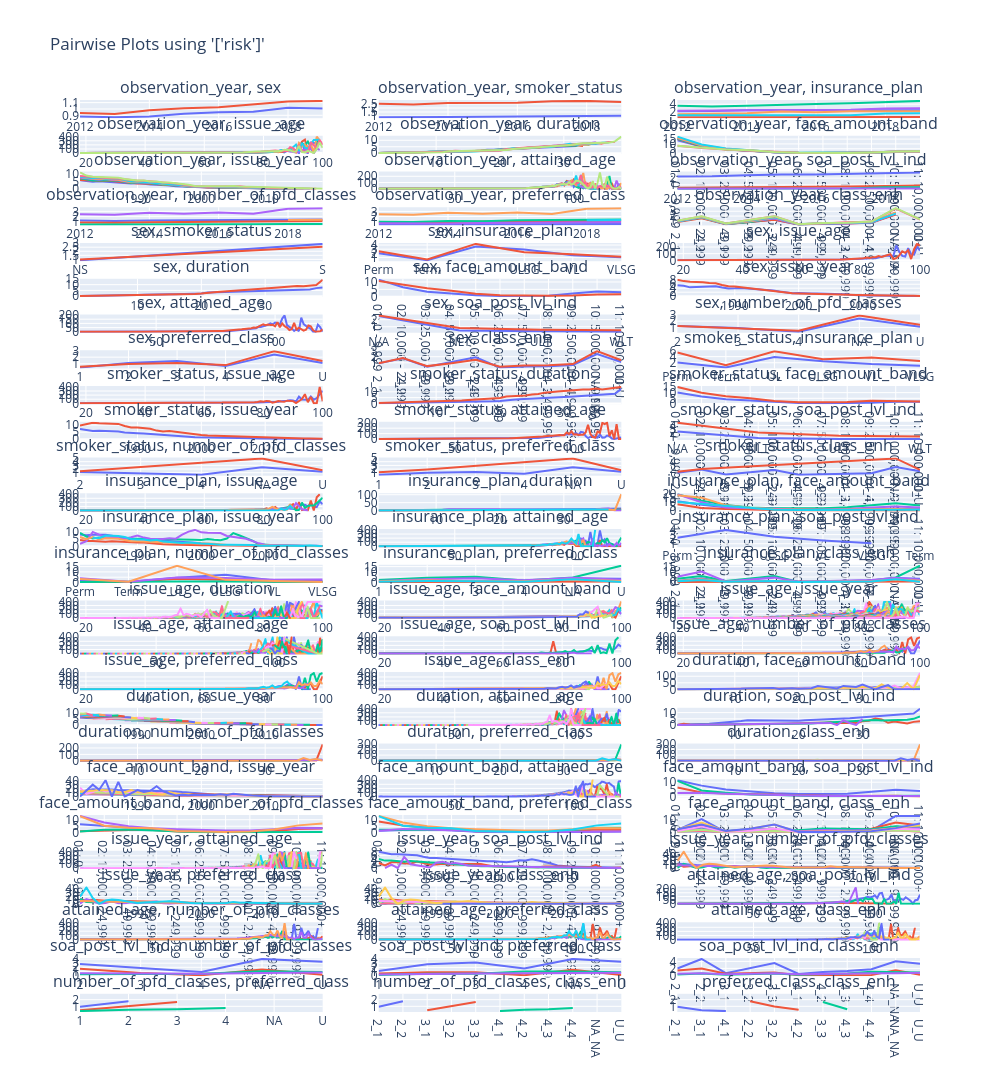

Source (notebook cell):
### Code cell
charters.target(
    df=grouped_df,
    target="risk",
    cols=3,
    features=variables,
    numerator=["death_claim_amount"],
    denominator=["amount_exposed"],
).show()
